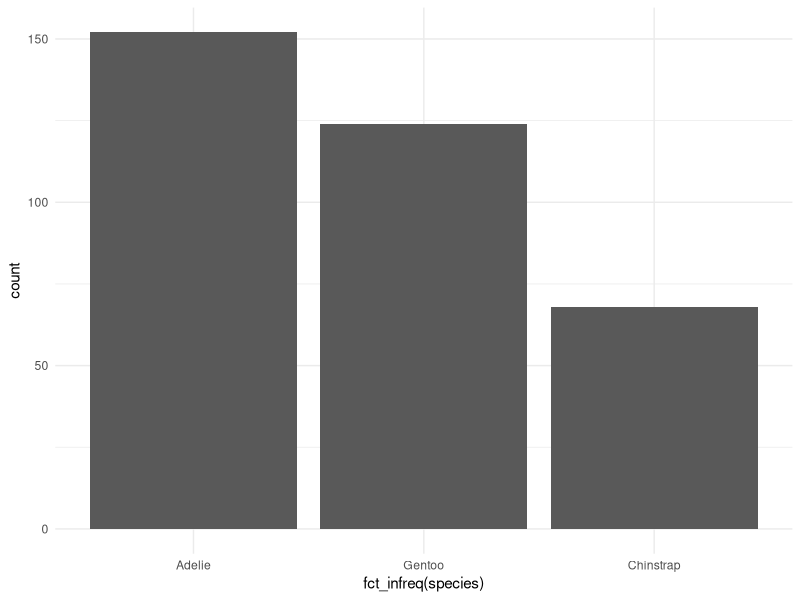
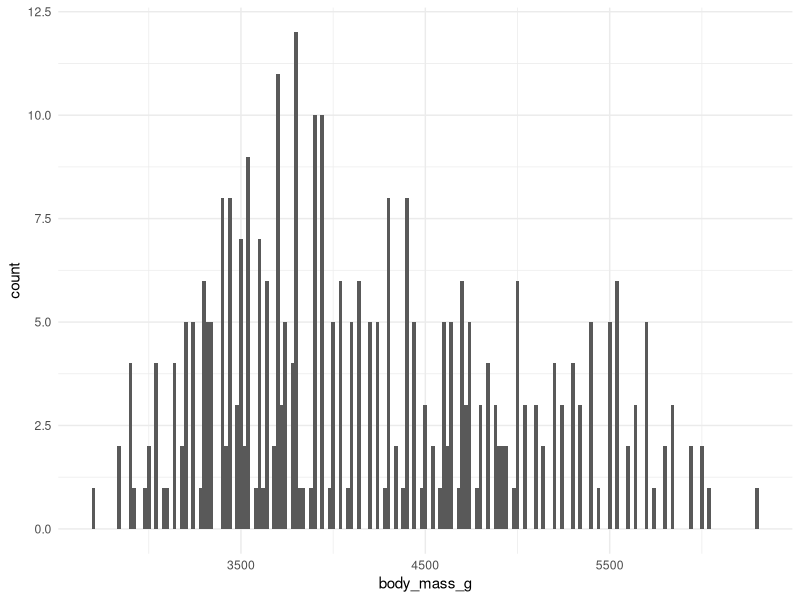
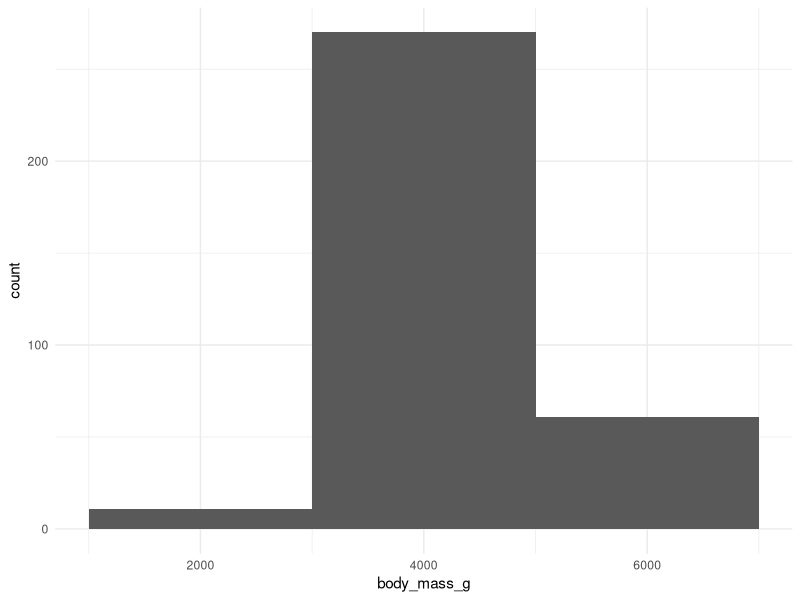
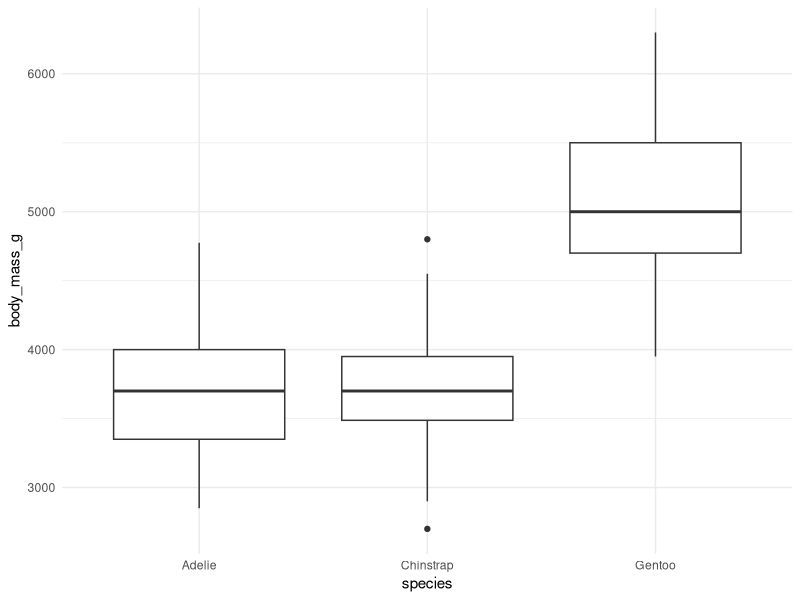
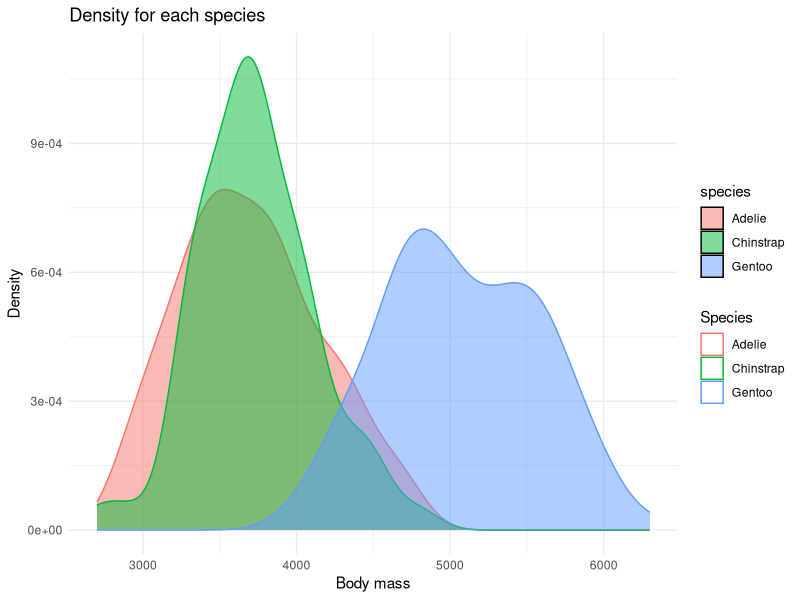
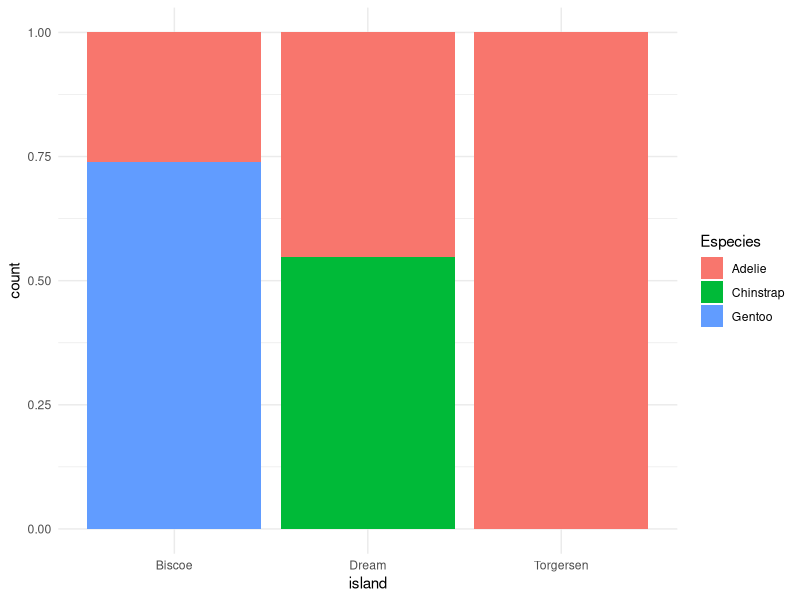

Source code (R) for these figures, in order:
## ---- chunk 1
library(tidyverse)
library(palmerpenguins)
## ---- chunk 2
glimpse(penguins)
## ---- chunk 3
penguins |>
  group_by(species) |>
  summarize(count = n()) |>
  arrange(desc(count))

penguins |>
  ggplot(aes(x = fct_infreq(species))) +
  geom_bar() +
  theme_minimal()
## ---- chunk 4
hist_bins <- function(binw, ...) {
  p <- penguins |>
    ggplot(aes(x = body_mass_g)) +
      geom_histogram(binwidth = binw, ...) + 
      theme_minimal()
  print(p)
}

bins <- c(20, 2000)
walk(bins, hist_bins, na.rm = T)
## ---- chunk 5
penguins |>
  ggplot(aes(x = species, y = body_mass_g)) + 
  geom_boxplot(na.rm = T) + 
  theme_minimal()

penguins |>
  ggplot(aes(x = body_mass_g)) +
  geom_density(aes(color = species, fill = species), alpha = 0.5, na.rm = T) + 
  labs(
    x = "Body mass",
    y = "Density",
    title = "Density for each species",
    color = "Species"
  ) +
  theme_minimal()
## ---- chunk 6
penguins |>
  ggplot(aes(x = island)) +
  geom_bar(aes(fill = species), position = "fill") +
  labs(fill = "Especies") + 
  theme_minimal()
